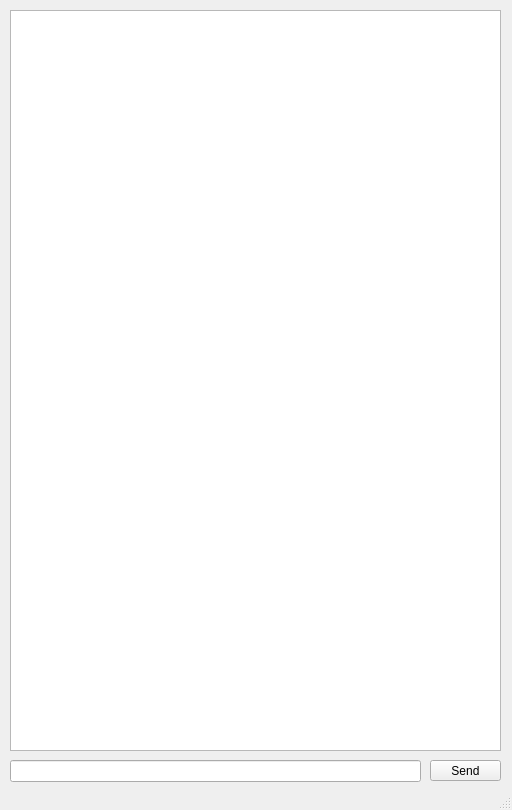
<?xml version="1.0" encoding="UTF-8"?>
<ui version="4.0">
 <class>GameWindow</class>
 <widget class="QMainWindow" name="GameWindow">
  <property name="enabled">
   <bool>true</bool>
  </property>
  <property name="geometry">
   <rect>
    <x>0</x>
    <y>0</y>
    <width>512</width>
    <height>810</height>
   </rect>
  </property>
  <property name="windowTitle">
   <string>The Eleventh Hour: Client</string>
  </property>
  <widget class="QWidget" name="centralwidget">
   <widget class="QLineEdit" name="UserInputBox">
    <property name="geometry">
     <rect>
      <x>10</x>
      <y>760</y>
      <width>411</width>
      <height>22</height>
     </rect>
    </property>
   </widget>
   <widget class="QTextBrowser" name="textDisplay">
    <property name="geometry">
     <rect>
      <x>10</x>
      <y>10</y>
      <width>491</width>
      <height>741</height>
     </rect>
    </property>
    <property name="autoFillBackground">
     <bool>false</bool>
    </property>
   </widget>
   <widget class="QPushButton" name="InputButton">
    <property name="geometry">
     <rect>
      <x>430</x>
      <y>760</y>
      <width>71</width>
      <height>21</height>
     </rect>
    </property>
    <property name="text">
     <string>Send</string>
    </property>
   </widget>
  </widget>
  <widget class="QStatusBar" name="statusbar"/>
 </widget>
 <resources/>
 <connections/>
</ui>
